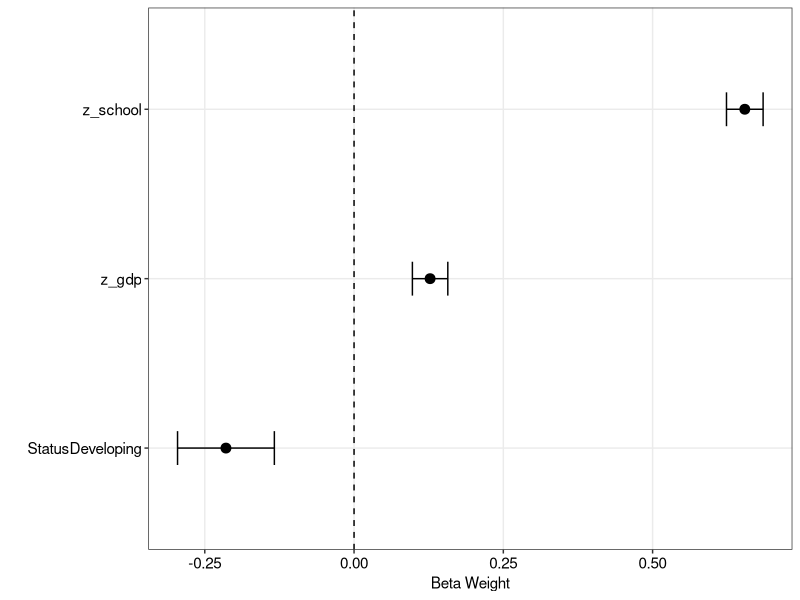

Reproduce this figure in R.
# Instalacion de librerias necesarias (solo si no las tienes)
if(!require(ggplot2)) install.packages("ggplot2")
library(ggplot2)

# Paso 1. Cargar datos
# leemos el archivo csv
datos <- read.csv("variables_seleccionadas.csv")

# 2.3.1 Tabla-muestra de datos originales
# mostramos las primeras 10 filas para ver que todo este bien
tabla_muestra <- head(datos, 10)
print(tabla_muestra)

# 2.3.2 Tabla de distribucion de frecuencias agrupadas
# quitamos los valores vacios de la columna esperanza de vida
vida <- na.omit(datos$Life.expectancy)

# definimos los intervalos de 5 en 5 a?os
intervalos <- seq(floor(min(vida)), ceiling(max(vida)), by = 5)

# creamos la tabla base
frecuencia <- table(cut(vida, breaks = intervalos, right = FALSE))
tabla_frecuencia <- as.data.frame(frecuencia)

# renombramos las columnas para que se entienda mejor
colnames(tabla_frecuencia) <- c("Intervalo", "Frecuencia")
print(tabla_frecuencia)

# 2.3.3 Tabla de frecuencia agrupada acumulada
# sumamos acumulativamente las frecuencias
tabla_frecuencia$Frecuencia_Acumulada <- cumsum(tabla_frecuencia$Frecuencia)

# 2.3.4 Frecuencia relativa agrupada
# dividimos cada frecuencia entre el total de datos
total_datos <- sum(tabla_frecuencia$Frecuencia)
tabla_frecuencia$Frecuencia_Relativa <- tabla_frecuencia$Frecuencia / total_datos

# 2.3.5 Frecuencia relativa agrupada acumulada
# acumulamos la relativa
tabla_frecuencia$Frec_Rel_Acumulada <- cumsum(tabla_frecuencia$Frecuencia_Relativa)

# mostramos la tabla final completa
print(tabla_frecuencia)


# 2.4 Modelo de regresion y grafico de coeficientes (beta weight)
# seleccionamos solo las columnas que vamos a usar en el modelo
datos_reg <- subset(datos, select = c(Life.expectancy, GDP, Schooling, Status))
datos_reg <- na.omit(datos_reg)

# estandarizamos las variables numericas para obtener los pesos beta
# esto es importante para comparar magnitudes en el grafico
datos_reg$z_life <- scale(datos_reg$Life.expectancy)
datos_reg$z_gdp <- scale(datos_reg$GDP)
datos_reg$z_school <- scale(datos_reg$Schooling)

# creamos el modelo lineal prediciendo esperanza de vida
modelo <- lm(z_life ~ z_gdp + z_school + Status, data = datos_reg)

# extraemos los coeficientes e intervalos de confianza del modelo
coefs <- summary(modelo)$coefficients
intervalos <- confint(modelo)

# preparamos los datos para graficar
df_grafico <- data.frame(
  Variable = rownames(coefs),
  Estimacion = coefs[, "Estimate"],
  Minimo = intervalos[, 1],
  Maximo = intervalos[, 2]
)

# eliminamos el intercepto porque no se suele graficar aqui
df_grafico <- df_grafico[rownames(df_grafico) != "(Intercept)", ]

# generamos el grafico replicando el estilo de la imagen
ggplot(df_grafico, aes(x = Estimacion, y = Variable)) +
  geom_vline(xintercept = 0, linetype = "dashed", color = "black") + # linea en cero
  geom_errorbarh(aes(xmin = Minimo, xmax = Maximo), height = 0.2) +  # barras de error
  geom_point(size = 3) + # puntos centrales
  labs(x = "Beta Weight", y = "") + # etiquetas
  theme_bw() + # tema limpio blanco y negro
  theme(
    panel.grid.minor = element_blank(),
    axis.text = element_text(color = "black", size = 11)
  )
